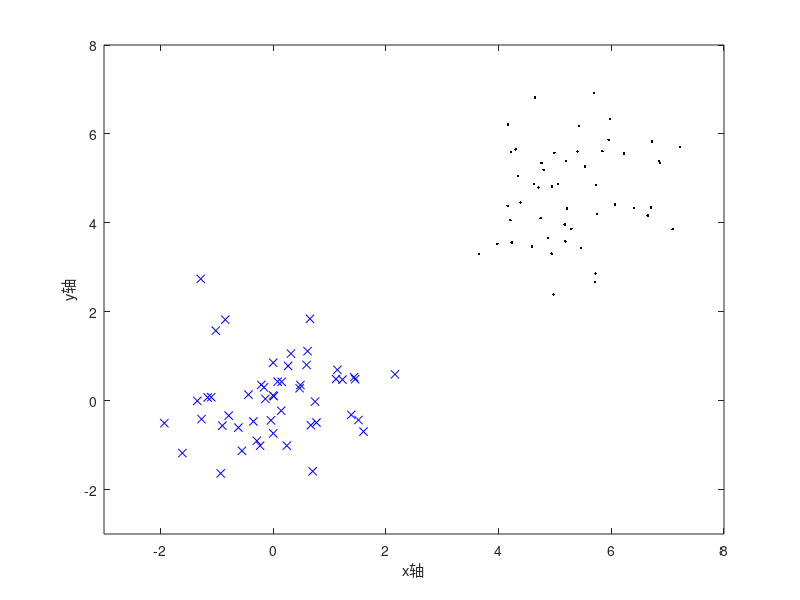

Reproduce this figure in MATLAB. (Note: this script raises an error after producing the figure.)
% 主函数
clear all;          % 清除所有变量
clc;                % 清空命令窗口

C = 10;             % 设置惩罚参数 C
kertype = 'linear'; % 设置核函数类型为线性

% 生成训练样本
n = 50;             % 每个类别的样本数
randn('state',6);   % 设置随机种子，保证每次生成的随机数相同

% 类别 1 的数据
x1 = randn(2, n);       % 生成 2 行 n 列的随机数据
y1 = ones(1, n);        % 类别标签为 1

% 类别 -1 的数据
x2 = 5 + randn(2, n);   % 生成 2 行 n 列的随机数据，并加上偏移
y2 = -ones(1, n);       % 类别标签为 -1

% 绘制数据点
figure;
plot(x1(1,:), x1(2,:), 'bx', x2(1,:), x2(2,:), 'k.'); 
axis([-3 8 -3 8]);   % 设置坐标轴范围
xlabel('x轴');
ylabel('y轴');
hold on;

% 合并数据
X = [x1, x2];        % 训练样本的特征矩阵，2 行 100 列
Y = [y1, y2];        % 训练样本的标签，1 行 100 列

% 训练支持向量机
svm = svmTrain(X, Y, kertype, C);

% 绘制支持向量
plot(svm.Xsv(1,:), svm.Xsv(2,:), 'ro');

% 测试
[x1, x2] = meshgrid(-2:0.05:7, -2:0.05:7);  % 创建网格数据
[rows, cols] = size(x1);  
nt = rows * cols;                  
Xt = [reshape(x1, 1, nt); reshape(x2, 1, nt)];  % 重塑网格数据为列向量
Yt = ones(1, nt);                       % 初始化测试标签为 1
result = svmTest(svm, Xt, Yt, kertype);  % 测试支持向量机

% 绘制决策边界
Yd = reshape(result.Y, rows, cols);     % 将结果重塑为网格大小
contour(x1, x2, Yd, 'm');               % 绘制等高线
